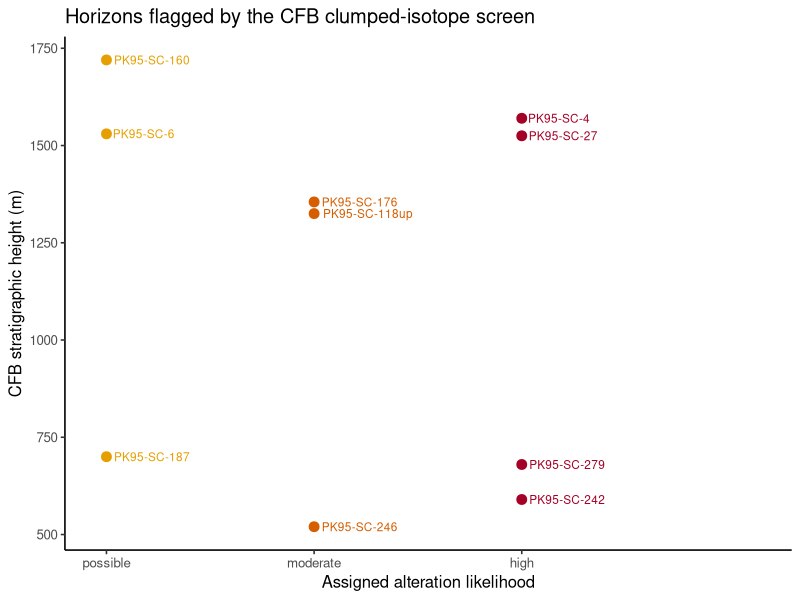
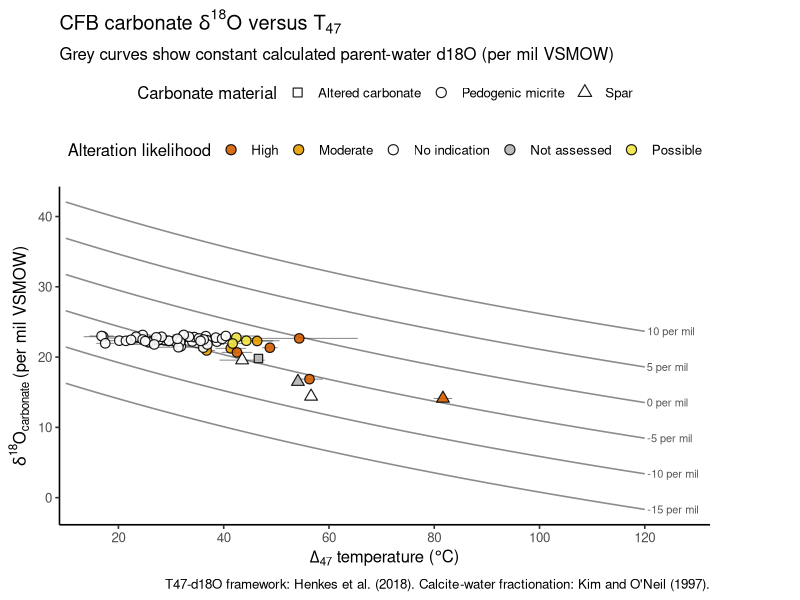
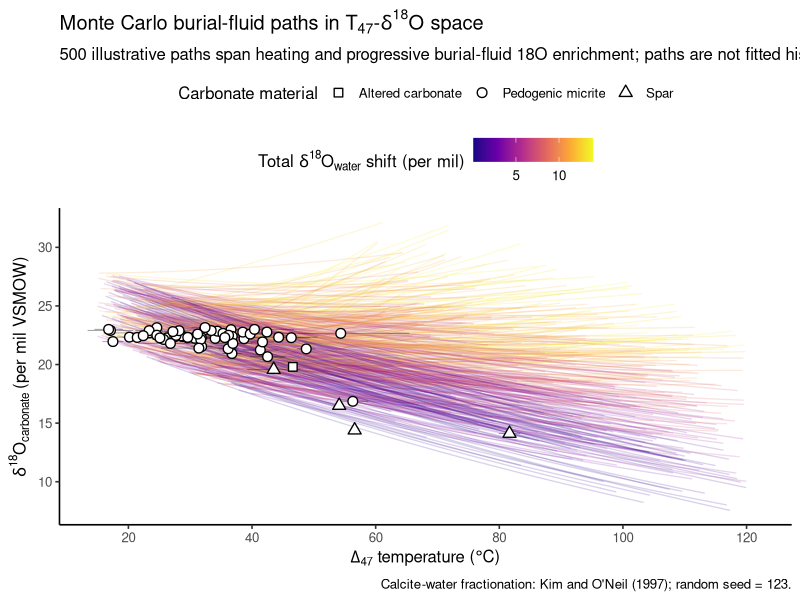
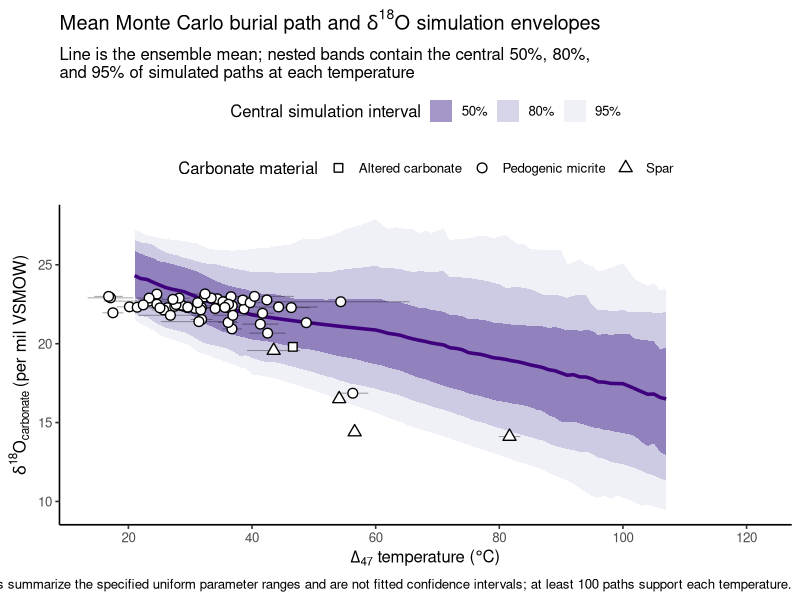
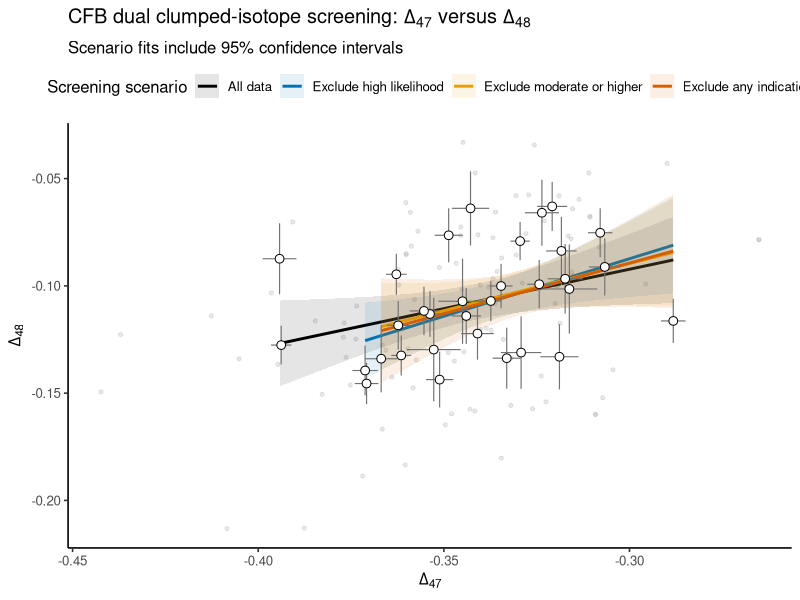

R code for these plots, in order:
# 03_screen_CFB_clumped_diagenesis.R
# Purpose: Document horizon-level alteration assessments, generate cumulative
#          temperature-screening scenarios, and evaluate paired D47-D48 data.
#
# This script does not delete observations or choose the primary temperature
# model. It creates reproducible flags that the temperature-modeling script
# applies under several explicitly named sensitivity scenarios.

#-- 1.) Setup ---------------------------------------------------------------
library(tidyverse)
library(here)

dir.create(here("figures", "diagenetic_screening"), recursive = TRUE,
           showWarnings = FALSE)

#-- 2.) Load the Authoritative CFB Horizon Roster --------------------------
CFB_soilcarb_isotope_summary <- read_csv(
  here("data", "processed", "CFB_soilcarb_isotope_summary.csv"),
  show_col_types = FALSE
)

CFB_horizons <- CFB_soilcarb_isotope_summary %>%
  filter(section_id == "CFB") %>%
  distinct(section_id, MLA_horizon_id, strat_height_m)

if (anyDuplicated(CFB_horizons$MLA_horizon_id)) {
  stop("CFB horizon identifiers are not unique in the screening input.")
}

#-- 3.) Record the Qualitative Alteration Assessment -----------------------
# These classifications preserve the assessment developed in the original
# diagenesis_screening.R analysis. The evidence and classification can be
# revised here without changing any raw or integrated isotope data.
alteration_assessment <- tribble(
  ~MLA_horizon_id, ~alteration_likelihood,
  "PK95-SC-4",     "high",
  "PK95-SC-279",   "high",
  "PK95-SC-242",   "high",
  "PK95-SC-27",    "high",
  "PK95-SC-176",   "moderate",
  "PK95-SC-246",   "moderate",
  "PK95-SC-118up", "moderate",
  "PK95-SC-187",   "possible",
  "PK95-SC-160",   "possible",
  "PK95-SC-6",     "possible"
) %>%
  mutate(
    screening_basis = paste(
      "Qualitative alteration assessment retained from the original",
      "diagenesis-screening analysis; see diagnostic products."
    )
  )

unmatched_assessments <- anti_join(
  alteration_assessment, CFB_horizons, by = "MLA_horizon_id"
)

if (nrow(unmatched_assessments) > 0) {
  warning(
    "Alteration assessments did not match the CFB horizon roster: ",
    paste(unmatched_assessments$MLA_horizon_id, collapse = ", ")
  )
}

# Retain one row for every CFB horizon. Unflagged horizons are explicitly
# classified as having no current indication of alteration.
CFB_temperature_screening_flags <- CFB_horizons %>%
  left_join(alteration_assessment, by = "MLA_horizon_id") %>%
  mutate(
    alteration_likelihood = replace_na(
      alteration_likelihood, "no_indication"
    ),
    screening_basis = replace_na(
      screening_basis,
      "No alteration indication assigned in the current screening assessment."
    ),
    exclude_high_likelihood = alteration_likelihood == "high",
    exclude_moderate_or_higher =
      alteration_likelihood %in% c("high", "moderate"),
    exclude_any_alteration_indication =
      alteration_likelihood %in% c("high", "moderate", "possible")
  ) %>%
  arrange(strat_height_m)

write_csv(
  CFB_temperature_screening_flags,
  here("data", "processed", "CFB_temperature_screening_flags.csv")
)

#-- 4.) Summarize and Plot the Screening Scenarios ------------------------
screening_scenario_summary <- tribble(
  ~screening_scenario, ~screen_column,
  "All data", "none",
  "Exclude high likelihood", "exclude_high_likelihood",
  "Exclude moderate or higher", "exclude_moderate_or_higher",
  "Exclude any indication", "exclude_any_alteration_indication"
) %>%
  mutate(
    n_total_horizons = nrow(CFB_temperature_screening_flags),
    n_excluded_horizons = map_int(
      screen_column,
      ~ if (.x == "none") 0L else
        sum(CFB_temperature_screening_flags[[.x]], na.rm = TRUE)
    ),
    n_retained_horizons = n_total_horizons - n_excluded_horizons
  )

write_csv(
  screening_scenario_summary,
  here("data", "processed", "CFB_temperature_screening_scenario_summary.csv")
)

p_screening_flags <- CFB_temperature_screening_flags %>%
  filter(alteration_likelihood != "no_indication") %>%
  mutate(
    alteration_likelihood = factor(
      alteration_likelihood,
      levels = c("possible", "moderate", "high")
    )
  ) %>%
  ggplot(aes(x = alteration_likelihood, y = strat_height_m,
             color = alteration_likelihood)) +
  geom_point(size = 3) +
  geom_text(aes(label = MLA_horizon_id), hjust = -0.1, size = 3,
            show.legend = FALSE) +
  scale_color_manual(values = c(
    possible = "#E69F00", moderate = "#D55E00", high = "#A50026"
  )) +
  scale_x_discrete(expand = expansion(mult = c(0.1, 0.65))) +
  labs(
    x = "Assigned alteration likelihood",
    y = "CFB stratigraphic height (m)",
    color = "Alteration likelihood",
    title = "Horizons flagged by the CFB clumped-isotope screen"
  ) +
  theme_classic(base_size = 12) +
  theme(legend.position = "none")

ggsave(
  here("figures", "diagenetic_screening", "CFB_temperature_screening_flags.png"),
  p_screening_flags, width = 7, height = 6, dpi = 400
)

#-- 5.) Plot T47-d18Ocarb Space with Parent-Water Contours -----------------
# Following the T47-d18O framework used by Henkes et al. (2018), pair each
# clumped-isotope temperature with carbonate d18O and overlay contours of
# constant calculated parent-water d18O. Movement across contours represents
# a change in inferred water composition, whereas movement along a contour can
# be produced by temperature-dependent calcite-water fractionation at constant
# water d18O. These curves are equilibrium reference contours, not fitted
# temporal trajectories or a kinetic burial-history model.
#
# References:
#   Henkes et al. (2018), Earth Planet. Sci. Lett. 490, 40-50,
#   doi:10.1016/j.epsl.2018.02.001.
#   Calcite-water fractionation follows Kim & O'Neil (1997), the same
#   relationship used in 05_reconstruct_CFB_soilwater.R.

calc_d18Ocarb_from_water_KO97 <- function(T_C, d18Owater_vsmow) {
  alpha_calcite_water <- exp(
    (18.03 * (1000 / (T_C + 273.15)) - 32.42) / 1000
  )
  ((d18Owater_vsmow + 1000) * alpha_calcite_water) - 1000
}

CFB_d18O_T47_observations <- bind_rows(
  CFB_soilcarb_isotope_summary %>%
    transmute(
      section_id, MLA_horizon_id, strat_height_m,
      source = "IPL micrite", carbonate_type = "Pedogenic micrite",
      T47_C = IPLD47_mean_T47_C,
      T47_se_C = IPLD47_se_T47_C,
      d18Ocarb_vsmow = IPL_NuDog_d18Ocarb_VSMOW,
      d18Ocarb_se_vsmow = NA_real_
    ),
  CFB_soilcarb_isotope_summary %>%
    transmute(
      section_id, MLA_horizon_id, strat_height_m,
      source = "CU micrite", carbonate_type = "Pedogenic micrite",
      T47_C = CU_mean_T47_C,
      T47_se_C = CU_2se_T47_C / 2,
      d18Ocarb_vsmow = CU_mean_d18Ocarb_vsmow,
      # VSMOW = 1.03091 * VPDB + 30.91, so its SE scales by 1.03091.
      d18Ocarb_se_vsmow = 1.03091 * CU_se_d18Ocarb_vpdb
    ),
  CFB_soilcarb_isotope_summary %>%
    transmute(
      section_id, MLA_horizon_id, strat_height_m,
      source = "Snell micrite", carbonate_type = "Pedogenic micrite",
      T47_C = Snell_mean_T47_C,
      T47_se_C = Snell_se_T47_C,
      d18Ocarb_vsmow = Snell_mean_d18Ocarb_vsmow,
      d18Ocarb_se_vsmow = NA_real_
    ),
  read_csv(
    here("data", "processed", "spar_altered_horizon_summary.csv"),
    show_col_types = FALSE
  ) %>%
    transmute(
      section_id = replace_na(section_id, "CFB"),
      MLA_horizon_id, strat_height_m,
      source = sources,
      carbonate_type = if_else(
        str_detect(str_to_lower(paste(sample_groups, sample_types)), "spar"),
        "Spar", "Altered carbonate"
      ),
      T47_C = mean_T47_C,
      T47_se_C = se_T47_C,
      d18Ocarb_vsmow = mean_d18Ocarb_vsmow,
      d18Ocarb_se_vsmow = se_d18Ocarb_vsmow
    )
) %>%
  filter(
    section_id == "CFB",
    !is.na(T47_C),
    !is.na(d18Ocarb_vsmow)
  ) %>%
  distinct(source, MLA_horizon_id, T47_C, d18Ocarb_vsmow, .keep_all = TRUE) %>%
  left_join(
    CFB_temperature_screening_flags %>%
      select(MLA_horizon_id, alteration_likelihood),
    by = "MLA_horizon_id"
  ) %>%
  mutate(
    alteration_likelihood = replace_na(
      alteration_likelihood, "not_assessed"
    )
  )

d18Owater_contour_values <- seq(-15, 10, by = 5)

CFB_d18Owater_equilibrium_contours <- expand_grid(
  T47_C = seq(10, 120, by = 0.5),
  d18Owater_vsmow = d18Owater_contour_values
) %>%
  mutate(
    d18Ocarb_vsmow = calc_d18Ocarb_from_water_KO97(
      T47_C, d18Owater_vsmow
    ),
    contour_label = paste0(d18Owater_vsmow, " per mil")
  )

contour_labels <- CFB_d18Owater_equilibrium_contours %>%
  filter(T47_C == max(T47_C))

carbonate_shapes <- c(
  "Pedogenic micrite" = 21,
  "Spar" = 24,
  "Altered carbonate" = 22
)

p_CFB_d18O_T47_contours <- ggplot() +
  geom_line(
    data = CFB_d18Owater_equilibrium_contours,
    aes(T47_C, d18Ocarb_vsmow, group = d18Owater_vsmow),
    color = "grey55", linewidth = 0.55
  ) +
  geom_text(
    data = contour_labels,
    aes(T47_C, d18Ocarb_vsmow, label = contour_label),
    hjust = -0.05, size = 2.8, color = "grey35"
  ) +
  geom_errorbarh(
    data = CFB_d18O_T47_observations,
    aes(
      xmin = T47_C - T47_se_C,
      xmax = T47_C + T47_se_C,
      y = d18Ocarb_vsmow
    ),
    height = 0, linewidth = 0.35, alpha = 0.45, na.rm = TRUE
  ) +
  geom_errorbar(
    data = CFB_d18O_T47_observations,
    aes(
      x = T47_C,
      ymin = d18Ocarb_vsmow - d18Ocarb_se_vsmow,
      ymax = d18Ocarb_vsmow + d18Ocarb_se_vsmow
    ),
    width = 0, linewidth = 0.35, alpha = 0.45, na.rm = TRUE
  ) +
  geom_point(
    data = CFB_d18O_T47_observations,
    aes(
      T47_C, d18Ocarb_vsmow,
      shape = carbonate_type,
      fill = alteration_likelihood
    ),
    size = 2.8, color = "black", stroke = 0.6, alpha = 0.9
  ) +
  scale_shape_manual(values = carbonate_shapes, drop = FALSE) +
  scale_fill_manual(
    values = c(
      no_indication = "white", possible = "#F0E442",
      moderate = "#E69F00", high = "#D55E00",
      not_assessed = "grey70"
    ),
    labels = c(
      no_indication = "No indication", possible = "Possible",
      moderate = "Moderate", high = "High",
      not_assessed = "Not assessed"
    ),
    na.value = "grey70"
  ) +
  scale_x_continuous(
    limits = c(10, 130), breaks = seq(20, 120, by = 20),
    expand = expansion(mult = c(0.01, 0.02))
  ) +
  coord_cartesian(clip = "off") +
  labs(
    x = expression(Delta[47] * " temperature (" * degree * "C)"),
    y = expression(delta^18 * O[carbonate] ~ "(per mil VSMOW)"),
    shape = "Carbonate material",
    fill = "Alteration likelihood",
    title = expression("CFB carbonate " * delta^18 * O * " versus " * T[47]),
    subtitle =
      "Grey curves show constant calculated parent-water d18O (per mil VSMOW)",
    caption = paste(
      "T47-d18O framework: Henkes et al. (2018).",
      "Calcite-water fractionation: Kim and O'Neil (1997)."
    )
  ) +
  theme_classic(base_size = 12) +
  guides(
    fill = guide_legend(override.aes = list(shape = 21, size = 3)),
    shape = guide_legend(override.aes = list(fill = "white", size = 3))
  ) +
  theme(
    legend.position = "top",
    legend.box = "vertical",
    plot.margin = margin(6, 65, 6, 6)
  )

write_csv(
  CFB_d18O_T47_observations,
  here("data", "processed", "CFB_d18O_T47_screening_observations.csv")
)
write_csv(
  CFB_d18Owater_equilibrium_contours,
  here("data", "processed", "CFB_d18Owater_equilibrium_contours.csv")
)
ggsave(
  here("figures", "diagenetic_screening", "CFB_d18O_T47_contours.png"),
  p_CFB_d18O_T47_contours, width = 9, height = 7.5, dpi = 400
)

#-- 6.) Restore the Monte Carlo Burial-Fluid Trajectory Plot ---------------
# This sensitivity experiment is retained from the original exploratory
# diagenesis_screening.R script. It draws plausible primary conditions,
# maximum burial/recrystallization temperatures, and progressive enrichment
# of burial-fluid d18O. Each path then calculates the equilibrium carbonate
# d18O expected as temperature and fluid composition evolve together.
#
# These paths are illustrative end members, not posterior simulations, fitted
# histories, or probabilities of alteration. Their purpose is to show which
# combinations of heating and water-rock evolution could enter the observed
# T47-d18Ocarb field. A fixed seed and an exported parameter table make the
# experiment exactly reproducible.
set.seed(123)

n_burial_paths <- 500

CFB_burial_trajectory_parameters <- tibble(
  path_id = seq_len(n_burial_paths),
  initial_T_C = runif(n_burial_paths, 15, 40),
  initial_d18Owater_vsmow = runif(n_burial_paths, -8, -2),
  max_T_C = runif(n_burial_paths, 60, 120),
  total_d18Owater_shift = runif(n_burial_paths, 0, 14)
)

CFB_burial_mc_trajectories <- CFB_burial_trajectory_parameters %>%
  mutate(
    trajectory = pmap(
      list(initial_T_C, initial_d18Owater_vsmow, max_T_C,
           total_d18Owater_shift),
      function(initial_T_C, initial_d18Owater_vsmow, max_T_C,
               total_d18Owater_shift) {
        tibble(T47_C = seq(initial_T_C, max_T_C, length.out = 100)) %>%
          mutate(
            reaction_progress = (T47_C - initial_T_C) /
              (max_T_C - initial_T_C),
            d18Owater_vsmow = initial_d18Owater_vsmow +
              total_d18Owater_shift * reaction_progress,
            d18Ocarb_vsmow = calc_d18Ocarb_from_water_KO97(
              T47_C, d18Owater_vsmow
            )
          )
      }
    )
  ) %>%
  unnest(trajectory)

p_CFB_d18O_T47_monte_carlo <- ggplot() +
  geom_line(
    data = CFB_burial_mc_trajectories,
    aes(
      x = T47_C,
      y = d18Ocarb_vsmow,
      group = path_id,
      color = total_d18Owater_shift
    ),
    alpha = 0.18, linewidth = 0.45
  ) +
  geom_errorbarh(
    data = CFB_d18O_T47_observations,
    aes(
      xmin = T47_C - T47_se_C,
      xmax = T47_C + T47_se_C,
      y = d18Ocarb_vsmow
    ),
    height = 0, linewidth = 0.35, alpha = 0.35, na.rm = TRUE
  ) +
  geom_errorbar(
    data = CFB_d18O_T47_observations,
    aes(
      x = T47_C,
      ymin = d18Ocarb_vsmow - d18Ocarb_se_vsmow,
      ymax = d18Ocarb_vsmow + d18Ocarb_se_vsmow
    ),
    width = 0, linewidth = 0.35, alpha = 0.35, na.rm = TRUE
  ) +
  geom_point(
    data = CFB_d18O_T47_observations,
    aes(T47_C, d18Ocarb_vsmow, shape = carbonate_type),
    fill = "white", color = "black", size = 2.8, stroke = 0.7
  ) +
  scale_shape_manual(values = carbonate_shapes, drop = FALSE) +
  scale_color_viridis_c(
    option = "C",
    name = expression("Total " * delta^18 * O[water] * " shift (per mil)")
  ) +
  scale_x_continuous(
    limits = c(10, 125), breaks = seq(20, 120, by = 20),
    expand = expansion(mult = c(0.01, 0.02))
  ) +
  labs(
    x = expression(Delta[47] * " temperature (" * degree * "C)"),
    y = expression(delta^18 * O[carbonate] ~ "(per mil VSMOW)"),
    shape = "Carbonate material",
    title = expression("Monte Carlo burial-fluid paths in " * T[47] *
                         "-" * delta^18 * O * " space"),
    subtitle = paste(
      "500 illustrative paths span heating and progressive burial-fluid",
      "18O enrichment; paths are not fitted histories"
    ),
    caption =
      "Calcite-water fractionation: Kim and O'Neil (1997); random seed = 123."
  ) +
  theme_classic(base_size = 12) +
  theme(
    legend.position = "top",
    legend.box = "vertical"
  )

write_csv(
  CFB_burial_trajectory_parameters,
  here("data", "processed", "CFB_burial_trajectory_parameters.csv")
)

ggsave(
  here(
    "figures", "diagenetic_screening",
    "CFB_d18O_T47_Monte_Carlo_burial_trajectories.png"
  ),
  p_CFB_d18O_T47_monte_carlo,
  width = 9, height = 7.5, dpi = 400
)

#-- 7.) Summarize Monte Carlo Paths as Nested Simulation Envelopes --------
# Interpolate every simulated path onto a common 1-degree temperature grid,
# then summarize carbonate d18O across all paths that span each temperature.
# The resulting bands are central quantile envelopes of the specified Monte
# Carlo parameter space. They are not frequentist confidence intervals and do
# not measure the probability that the true burial path lies within a band.
CFB_burial_mc_common_grid <- CFB_burial_trajectory_parameters %>%
  mutate(
    trajectory = pmap(
      list(initial_T_C, initial_d18Owater_vsmow, max_T_C,
           total_d18Owater_shift),
      function(initial_T_C, initial_d18Owater_vsmow, max_T_C,
               total_d18Owater_shift) {
        T_grid_C <- seq(ceiling(initial_T_C), floor(max_T_C), by = 1)
        tibble(T47_C = T_grid_C) %>%
          mutate(
            reaction_progress = (T47_C - initial_T_C) /
              (max_T_C - initial_T_C),
            d18Owater_vsmow = initial_d18Owater_vsmow +
              total_d18Owater_shift * reaction_progress,
            d18Ocarb_vsmow = calc_d18Ocarb_from_water_KO97(
              T47_C, d18Owater_vsmow
            )
          )
      }
    )
  ) %>%
  select(path_id, trajectory) %>%
  unnest(trajectory)

CFB_burial_mc_envelope_summary <- CFB_burial_mc_common_grid %>%
  group_by(T47_C) %>%
  summarise(
    n_paths = n_distinct(path_id),
    mean_d18Ocarb_vsmow = mean(d18Ocarb_vsmow),
    median_d18Ocarb_vsmow = median(d18Ocarb_vsmow),
    lower95_d18Ocarb_vsmow = quantile(d18Ocarb_vsmow, 0.025),
    upper95_d18Ocarb_vsmow = quantile(d18Ocarb_vsmow, 0.975),
    lower80_d18Ocarb_vsmow = quantile(d18Ocarb_vsmow, 0.10),
    upper80_d18Ocarb_vsmow = quantile(d18Ocarb_vsmow, 0.90),
    lower50_d18Ocarb_vsmow = quantile(d18Ocarb_vsmow, 0.25),
    upper50_d18Ocarb_vsmow = quantile(d18Ocarb_vsmow, 0.75),
    .groups = "drop"
  ) %>%
  # Avoid presenting unstable tails supported by only a few simulated paths.
  filter(n_paths >= 100)

p_CFB_d18O_T47_monte_carlo_envelopes <- ggplot(
  CFB_burial_mc_envelope_summary,
  aes(x = T47_C)
) +
  geom_ribbon(
    aes(
      ymin = lower95_d18Ocarb_vsmow,
      ymax = upper95_d18Ocarb_vsmow,
      fill = "95%"
    ),
    alpha = 0.28
  ) +
  geom_ribbon(
    aes(
      ymin = lower80_d18Ocarb_vsmow,
      ymax = upper80_d18Ocarb_vsmow,
      fill = "80%"
    ),
    alpha = 0.42
  ) +
  geom_ribbon(
    aes(
      ymin = lower50_d18Ocarb_vsmow,
      ymax = upper50_d18Ocarb_vsmow,
      fill = "50%"
    ),
    alpha = 0.60
  ) +
  geom_line(
    aes(y = mean_d18Ocarb_vsmow),
    color = "#3F007D", linewidth = 1.2
  ) +
  geom_errorbarh(
    data = CFB_d18O_T47_observations,
    aes(
      xmin = T47_C - T47_se_C,
      xmax = T47_C + T47_se_C,
      y = d18Ocarb_vsmow
    ),
    inherit.aes = FALSE,
    height = 0, linewidth = 0.35, alpha = 0.35, na.rm = TRUE
  ) +
  geom_errorbar(
    data = CFB_d18O_T47_observations,
    aes(
      x = T47_C,
      ymin = d18Ocarb_vsmow - d18Ocarb_se_vsmow,
      ymax = d18Ocarb_vsmow + d18Ocarb_se_vsmow
    ),
    inherit.aes = FALSE,
    width = 0, linewidth = 0.35, alpha = 0.35, na.rm = TRUE
  ) +
  geom_point(
    data = CFB_d18O_T47_observations,
    aes(T47_C, d18Ocarb_vsmow, shape = carbonate_type),
    inherit.aes = FALSE,
    fill = "white", color = "black", size = 2.8, stroke = 0.7
  ) +
  scale_fill_manual(
    values = c("95%" = "#CBC9E2", "80%" = "#9E9AC8", "50%" = "#6A51A3"),
    breaks = c("50%", "80%", "95%"),
    name = "Central simulation interval"
  ) +
  scale_shape_manual(values = carbonate_shapes, drop = FALSE) +
  scale_x_continuous(
    limits = c(10, 125), breaks = seq(20, 120, by = 20),
    expand = expansion(mult = c(0.01, 0.02))
  ) +
  labs(
    x = expression(Delta[47] * " temperature (" * degree * "C)"),
    y = expression(delta^18 * O[carbonate] ~ "(per mil VSMOW)"),
    shape = "Carbonate material",
    title = expression("Mean Monte Carlo burial path and " * delta^18 *
                         O * " simulation envelopes"),
    subtitle = paste0(
      "Line is the ensemble mean; nested bands contain the central 50%, 80%,\n",
      "and 95% of simulated paths at each temperature"
    ),
    caption = paste(
      "Intervals summarize the specified uniform parameter ranges and are",
      "not fitted confidence intervals; at least 100 paths support each temperature."
    )
  ) +
  theme_classic(base_size = 12) +
  theme(
    legend.position = "top",
    legend.box = "vertical"
  )

write_csv(
  CFB_burial_mc_envelope_summary,
  here("data", "processed", "CFB_burial_trajectory_envelope_summary.csv")
)

ggsave(
  here(
    "figures", "diagenetic_screening",
    "CFB_d18O_T47_Monte_Carlo_mean_and_envelopes.png"
  ),
  p_CFB_d18O_T47_monte_carlo_envelopes,
  width = 9, height = 7.5, dpi = 400
)

#-- 8.) Evaluate Paired D47-D48 Measurements -------------------------------
dual_clumped_raw <- read_csv(
  here(
    "data", "processed",
    "Nu_Dog_Clump_Session22_Oct 2025-July2026_Matlab-2_MLAcleaned.csv"
  ),
  show_col_types = FALSE
)

IPL_D47_lookup <- read_csv(
  here("data", "raw", "IPL_D47_BHB_Pg_Summary_June2026.csv"),
  show_col_types = FALSE
)

CFB_dual_clumped_analyses <- dual_clumped_raw %>%
  filter(
    Type.1 == "Sample", ignoreAnalysis == "include",
    !is.na(D472), !is.na(D484), !is.na(D47.err3), !is.na(D48.err5),
    D47.err3 > 0, D48.err5 > 0
  ) %>%
  transmute(
    IPLnum, analysis_name = Sample_Name, DateTime,
    D47 = D472, D47_se = D47.err3,
    D48 = D484, D48_se = D48.err5
  ) %>%
  inner_join(
    IPL_D47_lookup %>%
      select(IPLnum, MLA_sample_id, MLA_horizon_id, strat_height_m,
             T47_preferred),
    by = "IPLnum"
  ) %>%
  inner_join(
    CFB_temperature_screening_flags %>%
      select(MLA_horizon_id, alteration_likelihood),
    by = "MLA_horizon_id"
  )

CFB_D47_D48_screening_summary <- CFB_dual_clumped_analyses %>%
  mutate(D47_weight = 1 / D47_se^2, D48_weight = 1 / D48_se^2) %>%
  group_by(MLA_horizon_id, strat_height_m, alteration_likelihood) %>%
  summarise(
    n_analyses = n(),
    D47_mean = weighted.mean(D47, D47_weight, na.rm = TRUE),
    D47_se = sqrt(1 / sum(D47_weight, na.rm = TRUE)),
    D48_mean = weighted.mean(D48, D48_weight, na.rm = TRUE),
    D48_se = sqrt(1 / sum(D48_weight, na.rm = TRUE)),
    .groups = "drop"
  )

write_csv(
  CFB_D47_D48_screening_summary,
  here("data", "processed", "CFB_D47_D48_screening_summary.csv")
)

D47_D48_scenario_data <- map2_dfr(
  screening_scenario_summary$screening_scenario,
  screening_scenario_summary$screen_column,
  function(scenario_label, flag_column) {
    scenario_data <- CFB_D47_D48_screening_summary
    if (flag_column != "none") {
      excluded <- CFB_temperature_screening_flags %>%
        filter(.data[[flag_column]]) %>%
        pull(MLA_horizon_id)
      scenario_data <- scenario_data %>%
        filter(!MLA_horizon_id %in% excluded)
    }
    scenario_data %>% mutate(screening_scenario = scenario_label)
  }
) %>%
  mutate(
    screening_scenario = factor(
      screening_scenario,
      levels = screening_scenario_summary$screening_scenario
    )
  )

scenario_colors <- c(
  "All data" = "#000000",
  "Exclude high likelihood" = "#0072B2",
  "Exclude moderate or higher" = "#E69F00",
  "Exclude any indication" = "#D55E00"
)

p_D47_D48 <- ggplot() +
  geom_point(
    data = CFB_dual_clumped_analyses,
    aes(D47, D48), color = "grey65", size = 1.1, alpha = 0.25
  ) +
  geom_smooth(
    data = D47_D48_scenario_data,
    aes(D47_mean, D48_mean, color = screening_scenario,
        fill = screening_scenario, group = screening_scenario),
    method = "lm", formula = y ~ x, se = TRUE, level = 0.95,
    linewidth = 1, alpha = 0.10
  ) +
  geom_errorbarh(
    data = CFB_D47_D48_screening_summary,
    aes(xmin = D47_mean - D47_se, xmax = D47_mean + D47_se, y = D48_mean),
    height = 0, color = "grey45", linewidth = 0.4
  ) +
  geom_errorbar(
    data = CFB_D47_D48_screening_summary,
    aes(x = D47_mean, ymin = D48_mean - D48_se,
        ymax = D48_mean + D48_se),
    width = 0, color = "grey45", linewidth = 0.4
  ) +
  geom_point(
    data = CFB_D47_D48_screening_summary,
    aes(D47_mean, D48_mean), shape = 21, fill = "white", size = 2.6
  ) +
  scale_color_manual(values = scenario_colors, drop = FALSE) +
  scale_fill_manual(values = scenario_colors, drop = FALSE) +
  labs(
    x = expression(Delta[47]), y = expression(Delta[48]),
    color = "Screening scenario", fill = "Screening scenario",
    title = expression("CFB dual clumped-isotope screening: " * Delta[47] *
                         " versus " * Delta[48]),
    subtitle = "Scenario fits include 95% confidence intervals"
  ) +
  theme_classic(base_size = 12) +
  theme(legend.position = "top")

ggsave(
  here("figures", "diagenetic_screening", "CFB_D47_D48_screening_scenarios.png"),
  p_D47_D48, width = 8, height = 7, dpi = 400
)
